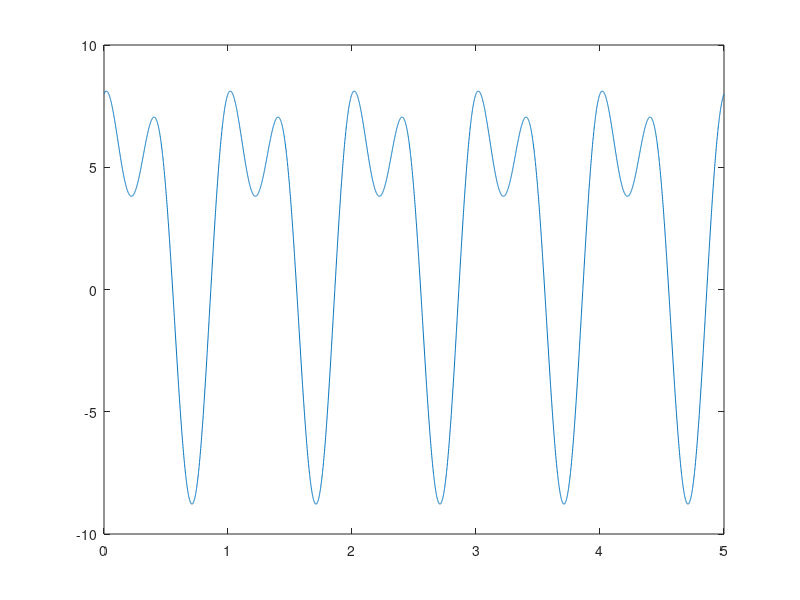

Recreate this plot in MATLAB.
% y=0.5;
% 
% t=0:0.001:5
% for n=1:5
%     y=y+4/(2*n-1)^2/pi^2*cos((2*n-1)*pi*t);
% end
% 
% plot(t,y);

t=0:0.001:5;
w=2*pi;
f=2+2*cos(w*t)+6*sin(w*t)+4*cos(2*w*t)-2*sin(2*w*t);
plot(t,f);